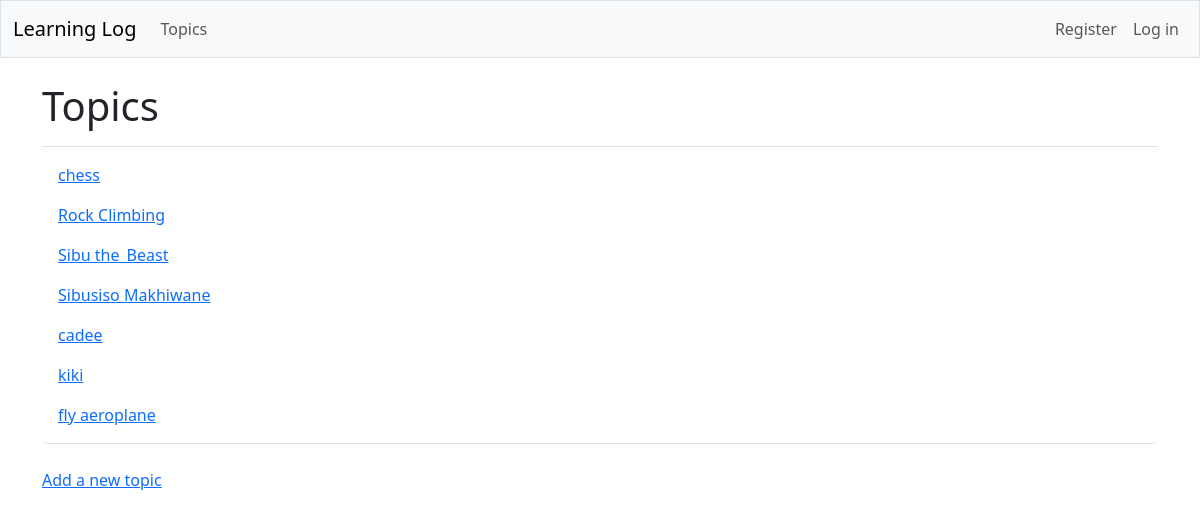
Page /topics/ on the committed database.
### learning_logs/models.py (models this page shows, shortened)
class Topic(models.Model):
    text = models.CharField(max_length=200)
    date_added = models.DateTimeField(auto_now_add=True)

### learning_logs/views.py (the view)
# urls.py: path('topics/', views.topics, name='topics'),
def topics(request):
    topics = Topic.objects.order_by('date_added')
    context = {'topics': topics}
    return render(request, 'learning_logs/topics.html', context)

### learning_logs/templates/learning_logs/topics.html
{% extends 'learning_logs/base.html' %}
{% block page_header %}
  <h1>Topics</h1>
{% endblock page_header %}
{% block content %}
  <ul class="list-group border-bottom pb-2 mb-4">
    {% for topic in topics %}
      <li class="list-group-item border-0">
        <a href="{% url 'learning_logs:topic' topic.id %}">
          {{ topic.text }}</a>
      </li>
    {% empty %}
      <li class="list-group-item border-0">No topics have been added yet.</li>
    {% endfor %}
  </ul>
  <a href="{% url 'learning_logs:new_topic' %}">Add a new topic</a>
{% endblock content %}

### rows in the picture
Topic: text "chess"
Topic: text "Rock Climbing"
Topic: text "Sibu the_Beast"
Topic: text "Sibusiso Makhiwane"
Topic: text "cadee"
Topic: text "kiki"
Topic: text "fly aeroplane"
